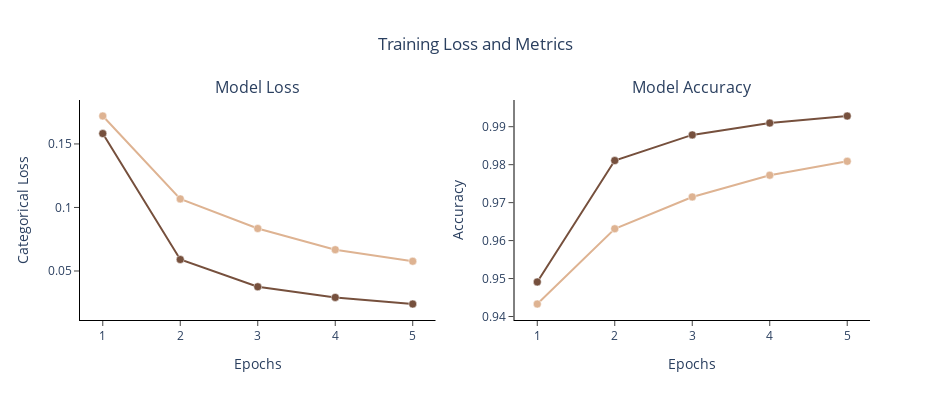

This figure's notebook cell:
### Code cell
visualize_train_val(fine_tune_history)

### Figure 1 — Plotly figure (JSON) as saved in the notebook; plotly's stock layout.template omitted (floating-point values rounded to 4 significant figures)
{"data": [{"line": {"color": "#76503d", "width": 2}, "marker": {"color": "#76503d", "line": {"color": "White", "width": 0.5}, "size": 8}, "mode": "markers+lines", "name": "Training Loss", "type": "scatter", "x": [1, 2, 3, 4, 5], "xaxis": "x", "y": [0.1582, 0.05904, 0.03757, 0.02918, 0.02401], "yaxis": "y"}, {"line": {"color": "#deb392", "width": 2}, "marker": {"color": "#deb392", "line": {"color": "White", "width": 0.5}, "size": 8}, "mode": "markers+lines", "name": "Validation Loss", "type": "scatter", "x": [1, 2, 3, 4, 5], "xaxis": "x", "y": [0.172, 0.1067, 0.08342, 0.06676, 0.05767], "yaxis": "y"}, {"line": {"color": "#76503d", "width": 2}, "marker": {"color": "#76503d", "line": {"color": "White", "width": 0.5}, "size": 8}, "mode": "markers+lines", "name": "Training Accuracy", "type": "scatter", "x": [1, 2, 3, 4, 5], "xaxis": "x2", "y": [0.9491, 0.9811, 0.9878, 0.991, 0.9928], "yaxis": "y2"}, {"line": {"color": "#deb392", "width": 2}, "marker": {"color": "#deb392", "line": {"color": "White", "width": 0.5}, "size": 8}, "mode": "markers+lines", "name": "Validation Accuracy", "type": "scatter", "x": [1, 2, 3, 4, 5], "xaxis": "x2", "y": [0.9433, 0.9631, 0.9715, 0.9772, 0.9809], "yaxis": "y2"}], "layout": {"annotations": [{"font": {"size": 16}, "showarrow": false, "text": "Model Loss", "x": 0.225, "xanchor": "center", "xref": "paper", "y": 1, "yanchor": "bottom", "yref": "paper"}, {"font": {"size": 16}, "showarrow": false, "text": "Model Accuracy", "x": 0.775, "xanchor": "center", "xref": "paper", "y": 1, "yanchor": "bottom", "yref": "paper"}], "height": 400, "paper_bgcolor": "White", "plot_bgcolor": "White", "showlegend": false, "title": {"text": "Training Loss and Metrics", "x": 0.5}, "width": 950, "xaxis": {"anchor": "y", "domain": [0, 0.45], "linecolor": "Black", "ticks": "outside", "title": {"text": "Epochs"}}, "xaxis2": {"anchor": "y2", "domain": [0.55, 1], "linecolor": "Black", "ticks": "outside", "title": {"text": "Epochs"}}, "yaxis": {"anchor": "x", "domain": [0, 1], "linecolor": "Black", "ticks": "outside", "title": {"text": "Categorical Loss"}}, "yaxis2": {"anchor": "x2", "domain": [0, 1], "linecolor": "Black", "ticks": "outside", "title": {"text": "Accuracy"}}}}
